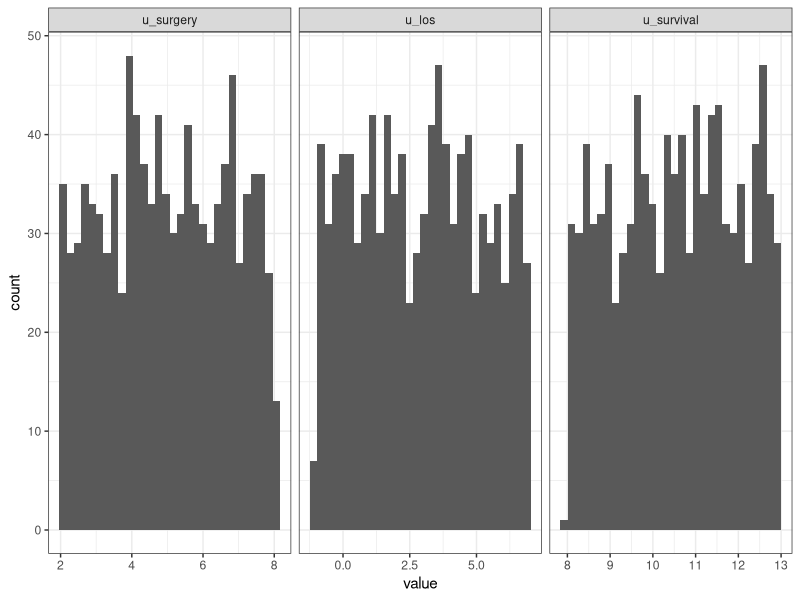
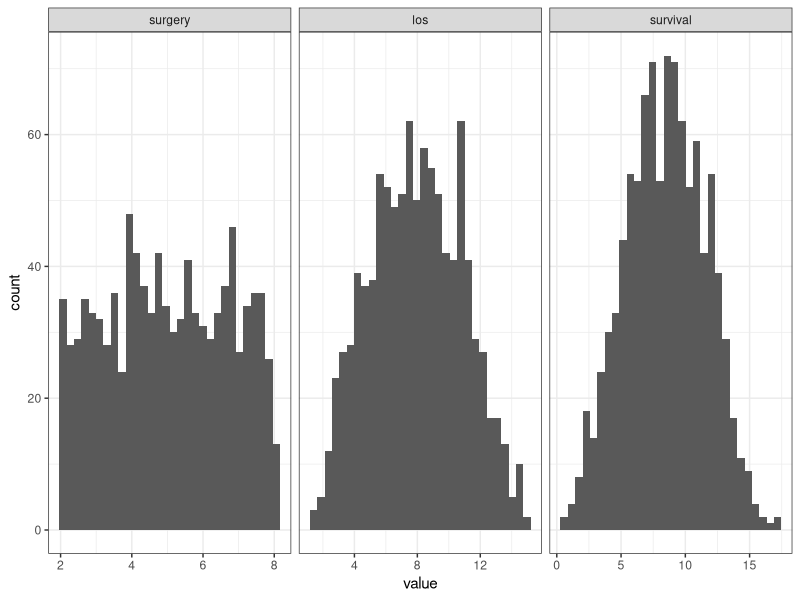
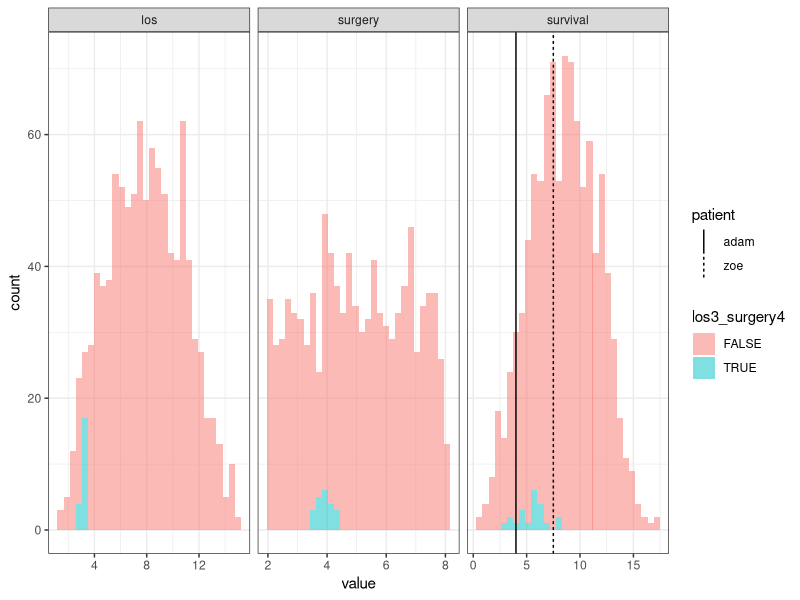

Write the R code that produced these figures, in order.
## ---- chunk 1
#| label: setup
#| echo: false
#| execute: true

suppressMessages({
  library(purrr)
  library(data.table)
  library(ggplot2); theme_set(theme_bw())
  library(knitr)
})
## ---- chunk 2
#| label: scm1
#| execute: false
#| echo: true
#| code-line-numbers: "1-3|4-6|7-9|11-16|18"
#| output-location: fragment

f_surgery <- function(u_surgery) { # pa_surgery = {}
  u_surgery
}
f_los <- function(surgery, u_los) { # pa_los = {surgery}
  surgery + u_los
}
f_survival <- function(surgery, los, u_survival) { # pa_survival = {sugery, los}
  survival = los - 2 * surgery + u_survival
}

scm1 <- function(u_surgery, u_los, u_survival) {
  surgery  = f_surgery(u_surgery)
  los      = f_los(surgery, u_los)
  survival = f_survival(surgery, los, u_survival)
  c(surgery=surgery, los=los, survival=survival)
}
scm1(2, 1, 5)
## ---- chunk 3
#| label: scm1-dag
#| execute: false
#| echo: true
#| code-line-numbers: "|2"
scm1 <- function(u_surgery, u_los, u_survival) {
  surgery  = f_surgery(u_surgery)
  los      = f_los(surgery, u_los)
  survival = f_survival(surgery, los, u_survival)
  c(surgery=surgery, los=los, survival=survival)
}
## ---- chunk 4
#| label: scm1-dag2
#| execute: false
#| echo: true
#| code-line-numbers: "3"
scm1 <- function(u_surgery, u_los, u_survival) {
  surgery  = f_surgery(u_surgery)
  los      = f_los(surgery, u_los)
  survival = f_survival(surgery, los, u_survival)
  c(surgery=surgery, los=los, survival=survival)
}
## ---- chunk 5
#| label: scm1-dag3
#| execute: false
#| echo: true
#| code-line-numbers: "4"
scm1 <- function(u_surgery, u_los, u_survival) {
  surgery  = f_surgery(u_surgery)
  los      = f_los(surgery, u_los)
  survival = f_survival(surgery, los, u_survival)
  c(surgery=surgery, los=los, survival=survival)
}
## ---- chunk 6
#| label: submodel1
#| execute: false
#| echo: true
#| code-line-numbers: "1|3|8"
#| output-location: fragment

submodel7 <- function(u_surgery, u_los, u_survival) {
  surgery = f_surgery(u_surgery)
  los = 7
  survival = f_survival(surgery, los, u_survival)
  c(surgery=surgery, los=los, survival=survival)
}

submodel7(2, 1, 5)
## ---- chunk 7
#| label: submodel-dag
#| execute: false
#| echo: true

submodel7 <- function(u_surgery, u_los, u_survival) {
  surgery = f_surgery(u_surgery)
  los = 7
  survival = f_survival(surgery, los, u_survival)
  c(surgery=surgery, los=los, survival=survival)
}

submodel7(2, 1, 5)
## ---- chunk 8
#| label: pu
#| execute: false
#| echo: true
#| code-line-numbers: "1|2|3|4|7"
#| output-location: fragment
sample_u <- function() {
    u_surgery  = runif(1,  2,  8)
    u_los      = runif(1, -1,  7)
    u_survival = runif(1,  8, 13)
    c(u_surgery=u_surgery, u_los=u_los, u_survival=u_survival)
}
sample_u()
## ---- chunk 9
#| label: fig-u_samples
#| execute: true
#| echo: false
#| fig-align: "center"
#| fig-cap: "1000 random samples of U"
N = 1e3
us <- map(1:N, ~sample_u())
udf <- us |> map(~data.table(t(.x))) |> rbindlist()
udfm <- melt(udf, measure.vars=names(us[[1]]))
ggplot(udfm, aes(x=value)) + geom_histogram() + facet_grid(~variable, scales="free_x")
## ---- chunk 10
#| label: pcm1
#| echo: true
#| execute: true
#| output-location: fragment
#| code-line-numbers: "1|2|3|7"
sample_pcm <- function() {
  U <- sample_u()
  V <- scm1(U[['u_surgery']], U[['u_los']], U[['u_survival']])
  c(U, V)
}
  
sample_pcm()
## ---- chunk 11
#| label: fig-pcm1-samples
#| echo: false
#| fig-cap: "Realisations of endogenous variables V over random samples of U in [@fig-u_samples]"
vs <- map(us, ~do.call(scm1, as.list(.x)))
vdf <- vs |> map(~data.table(t(.x))) |> rbindlist()
vdf[, idx:=.I]
vdfm <- melt(vdf, id.vars="idx")
ggplot(vdfm, aes(x=value)) + geom_histogram() + facet_grid(~variable, scales="free_x")
## ---- chunk 12
#| label: submodel3
submodel3 <- function(u_surgery, u_los, u_survival) {
  surgery = f_surgery(u_surgery)
  los = 3
  survival = f_survival(surgery, los, u_survival)
  c(surgery=surgery, los=los, survival=survival)
}

## ---- chunk 13
#| label: do7
#| echo: true
#| code-line-numbers: "1-2|4-5|7-18"
#| output-location: fragment
# N = 1e3
# us <- map(1:N, ~sample_u())

v3s <- map(us, ~do.call(submodel3, as.list(.x)))
v7s <- map(us, ~do.call(submodel7, as.list(.x)))

v3df <- v3s |> map(~data.table(t(.x))) |> rbindlist()
v7df <- v7s |> map(~data.table(t(.x))) |> rbindlist()
v3df[, idx:=.I]
v7df[, idx:=.I]

dfa <- rbindlist(list(
  scm1=vdf,
  submodel3=v3df,
  submodel7=v7df
), idcol='model')

dfa[, list(mean_survival=mean(survival)), by="model"]
## ---- chunk 14
#| label: "counterfactuals"
#| echo: false

pdf <- data.table(
  patient=c("adam", "zoe"),
  variable=c("survival", "survival"),
  survival=c(4, 7.5),
  idx=c(707, 439)
)

vdf[, losr:=round(los)]
vdf[, surgeryr:=round(surgery)]

# vdf[losr==3&surgeryr==4]

vdfm2 <- melt(vdf, id.vars=c("idx", "losr", "surgeryr"))
vdfm2[, los_is_3:=losr==3]
vdfm2[, surgery_is_4:=surgeryr==4]
vdfm2[, los3_surgery4:=los_is_3&surgery_is_4]

ggplot(vdfm2, aes(x=value, fill=los3_surgery4)) +
  geom_histogram(alpha=0.5) +
  geom_vline(data=pdf, aes(xintercept=survival, linetype=patient)) +
  facet_grid(~variable, scales="free_x")

